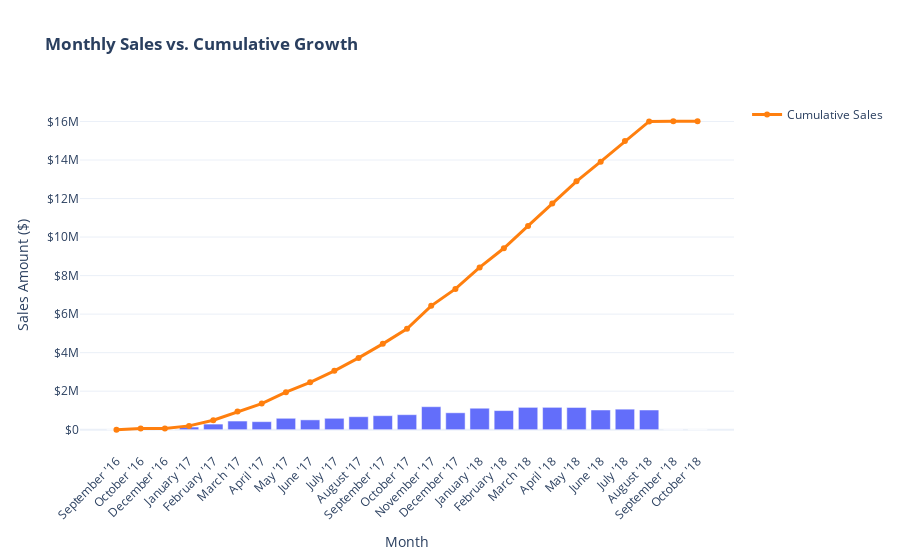

Notebook cell for this chart:
### Code cell
cumulative_sales = pd.read_sql_query("""
WITH monthly_revenue AS (
    SELECT
        YEAR(o.order_purchase_timestamp) AS years,
        MONTH(o.order_purchase_timestamp) AS month_number,
        MONTHNAME(o.order_purchase_timestamp) AS months,
        SUM(pm.payment_value) AS monthly_sales
    FROM
        orders AS o
    JOIN
        payments AS pm ON o.order_id = pm.order_id
    GROUP BY
        years, month_number, months
)

SELECT
    years,
    months,
    month_number,
    monthly_sales, 
    SUM(monthly_sales) OVER (ORDER BY years, month_number) AS cumulative_sales
FROM
    monthly_revenue
ORDER BY
    years, month_number;
""", conn)
cumulative_sales
cumulative_sales_df = pd.DataFrame(cumulative_sales)

cumulative_sales_df = cumulative_sales_df.sort_values(by=['years', 'month_number'])
cumulative_sales_df['cumulative_sales'] = cumulative_sales_df['monthly_sales'].cumsum()
cumulative_sales_df['period'] = cumulative_sales_df['months'] + " '" + cumulative_sales_df['years'].astype(str).str[-2:]

fig = px.bar(
    cumulative_sales_df,
    x='period',
    y='monthly_sales',
    title='<b>Monthly Sales vs. Cumulative Growth</b>',
    labels={'period': 'Month', 'monthly_sales': 'Sales Amount ($)'},
    template='plotly_white'   
)

fig.add_trace(go.Scatter(
    x=cumulative_sales_df['period'],
    y=cumulative_sales_df['cumulative_sales'],
    name='Cumulative Sales',
    mode='lines+markers',
    line=dict(color='#ff7f0e', width=3)
))

fig.update_layout(
    hovermode='x unified',
    xaxis_tickangle=-45,
    yaxis_tickprefix='$'
)

fig.show()

### Figure 1 — Plotly figure (JSON) as saved in the notebook; plotly's stock layout.template omitted (floating-point values rounded to 4 significant figures)
{"data": [{"alignmentgroup": "True", "hovertemplate": "Month=%{x}<br>Sales Amount ($)=%{y}<extra></extra>", "legendgroup": "", "marker": {"color": "#636efa", "pattern": {"shape": ""}}, "name": "", "offsetgroup": "", "orientation": "v", "showlegend": false, "textposition": "auto", "type": "bar", "x": ["September '16", "October '16", "December '16", "January '17", "February '17", "March '17", "April '17", "May '17", "June '17", "July '17", "August '17", "September '17", "October '17", "November '17", "December '17", "January '18", "February '18", "March '18", "April '18", "May '18", "June '18", "July '18", "August '18", "September '18", "October '18"], "xaxis": "x", "y": [252.2, 59090.0, 19.62, 138500.0, 291900.0, 449900.0, 417800.0, 592900.0, 511300.0, 592400.0, 674400.0, 727800.0, 779700.0, 1195000.0, 878400.0, 1115000.0, 992500.0, 1160000.0, 1161000.0, 1154000.0, 1024000.0, 1067000.0, 1022000.0, 4440.0, 589.7], "yaxis": "y"}, {"line": {"color": "#ff7f0e", "width": 3}, "mode": "lines+markers", "name": "Cumulative Sales", "type": "scatter", "x": ["September '16", "October '16", "December '16", "January '17", "February '17", "March '17", "April '17", "May '17", "June '17", "July '17", "August '17", "September '17", "October '17", "November '17", "December '17", "January '18", "February '18", "March '18", "April '18", "May '18", "June '18", "July '18", "August '18", "September '18", "October '18"], "y": [252.2, 59340.0, 59360.0, 197900.0, 489800.0, 939600.0, 1357000.0, 1950000.0, 2462000.0, 3054000.0, 3728000.0, 4456000.0, 5236000.0, 6431000.0, 7309000.0, 8424000.0, 9417000.0, 10580000.0, 11740000.0, 12890000.0, 13910000.0, 14980000.0, 16000000.0, 16010000.0, 16010000.0]}], "layout": {"autosize": true, "barmode": "relative", "hovermode": "x unified", "legend": {"tracegroupgap": 0}, "title": {"text": "<b>Monthly Sales vs. Cumulative Growth</b>"}, "xaxis": {"anchor": "y", "autorange": true, "domain": [0, 1], "range": [-1.466, 25.47], "tickangle": -45, "title": {"text": "Month"}, "type": "category"}, "yaxis": {"anchor": "x", "autorange": true, "domain": [0, 1], "range": [-1424000.0, 17430000.0], "tickprefix": "$", "title": {"text": "Sales Amount ($)"}, "type": "linear"}}}
